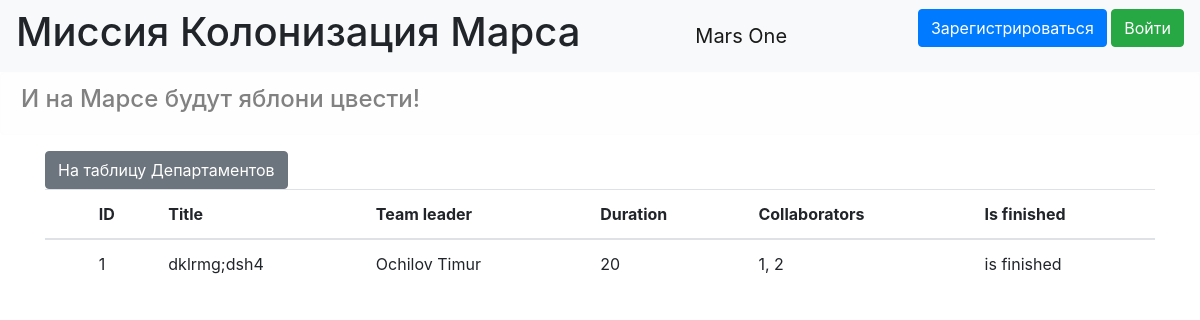
The page / on the database its author committed.
### data/jobs.py (models this page shows)
class Jobs(SqlAlchemyBase, UserMixin, SerializerMixin):
    __tablename__ = 'jobs'
    id = sqlalchemy.Column(sqlalchemy.Integer, primary_key=True, autoincrement=True)
    job = sqlalchemy.Column(sqlalchemy.String, nullable=True)
    work_size = sqlalchemy.Column(sqlalchemy.Integer, nullable=True, default=0)
    collaborators = sqlalchemy.Column(sqlalchemy.String, nullable=True)
    start_date = sqlalchemy.Column(sqlalchemy.DateTime, default=datetime.datetime.now)
    end_date = sqlalchemy.Column(sqlalchemy.DateTime, default=datetime.datetime.now)
    is_finished = sqlalchemy.Column(sqlalchemy.Boolean, default=False)
    category = sqlalchemy.Column(sqlalchemy.Integer, sqlalchemy.ForeignKey("category.id"))
    team_leader = sqlalchemy.Column(sqlalchemy.Integer, sqlalchemy.ForeignKey("users.id"))
    user = orm.relation('User')
    categories = orm.relation("Category",
                              secondary="association",
                              backref="jobs")
    def __repr__(self):
        return f'<Job> {self.job}'

### data/users.py (models this page shows, shortened)
class User(SqlAlchemyBase, UserMixin, SerializerMixin):
    __tablename__ = 'users'
    id = sqlalchemy.Column(sqlalchemy.Integer,
                           primary_key=True, autoincrement=True)
    surname = sqlalchemy.Column(sqlalchemy.String)
    name = sqlalchemy.Column(sqlalchemy.String)
    age = sqlalchemy.Column(sqlalchemy.Integer)
    position = sqlalchemy.Column(sqlalchemy.String)
    speciality = sqlalchemy.Column(sqlalchemy.String)
    address = sqlalchemy.Column(sqlalchemy.String)
    email = sqlalchemy.Column(sqlalchemy.String, unique=True)
    hashed_password = sqlalchemy.Column(sqlalchemy.String)
    modified_date = sqlalchemy.Column(sqlalchemy.DateTime)

### main.py (the view)
@app.route("/")
def jobess():
    print(2)
    db_sess = db_session.create_session()
    users = db_sess.query(User)
    jobes = db_sess.query(Jobs).all()
    print(jobes)
    print(render_template("index.html", jobes=jobes, users=users, User=User, str=str))
    try:
        return render_template("index.html", jobes=jobes, users=users, User=User, str_id=str(current_user.id))
    except AttributeError:
        return render_template("index.html", jobes=jobes, users=users, User=User, str_id=False)

### data/db_session.py (called while the page is built)
def create_session() -> Session:
    global __factory
    return __factory()

### templates/index.html (shortened to what this page needs)
{% extends "base.html" %}
{% block content %}
<a href="departments" class="btn btn-secondary">На таблицу Департаментов</a>
<table class="table">
  <thead class="thead-inverse">
    <tr>
      <th></th>
      <th>ID</th>
      <th>Title</th>
      <th>Team leader</th>
      <th>Duration</th>
      <th>Collaborators</th>
      <th>Is finished</th>
    </tr>
  </thead>
  <tbody>
  {% for job in jobes %}
  <tr>
    <td>
        </a></td>
    <td>{{job.id}}</td>
    <td>{{job.job}}</td>
    <td>{{users.filter(User.id == job.team_leader).first().surname}} {{users.filter(User.id ==
      job.team_leader).first().name}}
    </td>
    <td>{{job.work_size}}</td>
    <td>{{job.collaborators}}</td>
    {% if job.is_finished %}
    <td>is
      finished
    </td>
    {% else %}
    <td>is not
      finished</td>
    {% endif %}
  </tr>
  {% endfor %}
  </tbody>
</table>
{% endblock %}

### rows shown on the page
Jobs: id "1", job "dklrmg;dsh4", filter "Ochilov", team_leader.name "Timur", work_size "20", collaborators "1, 2", is_finished "is finished"
